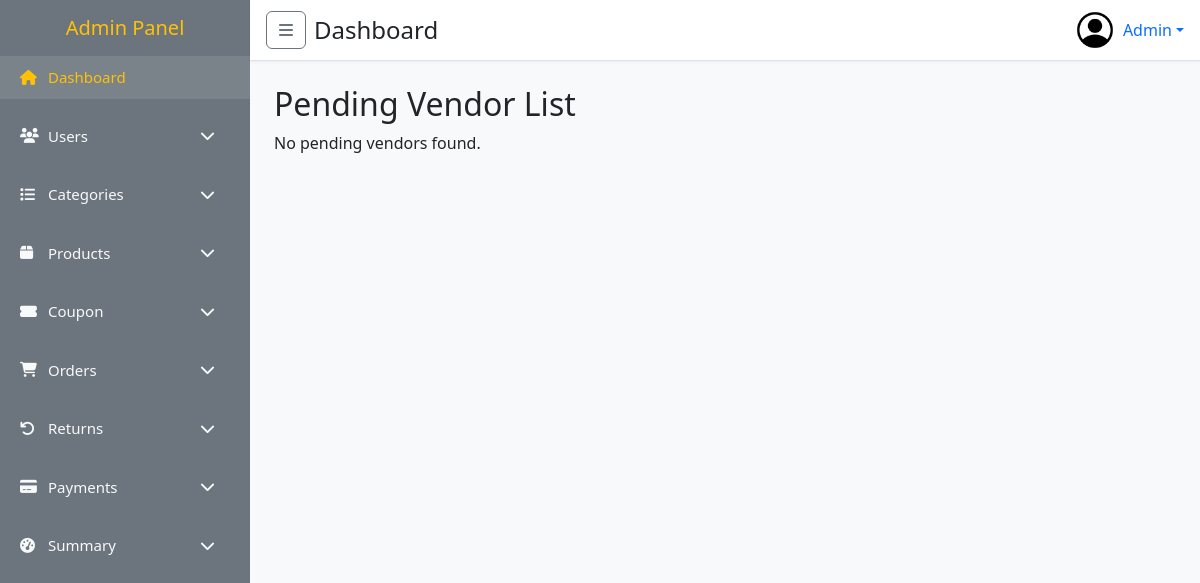
The app's page /admin/pending_vendor.php, older data.
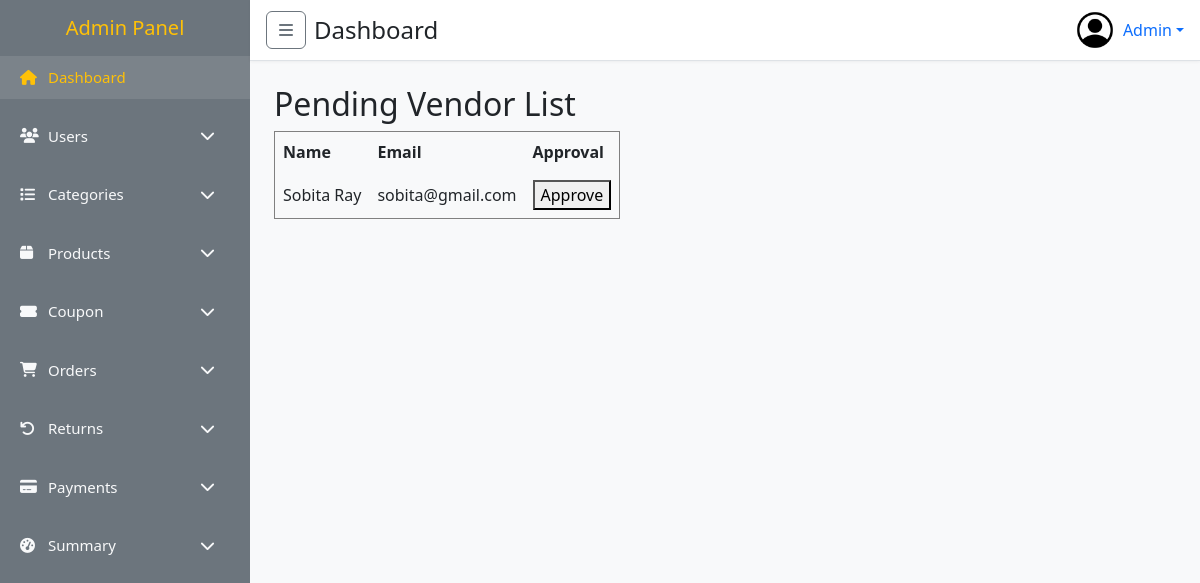
The same page, newer data.
### tables this page shows
CREATE TABLE `users` (
  `id` int(11) NOT NULL,
  `first_name` varchar(255) DEFAULT NULL,
  `last_name` varchar(255) DEFAULT NULL,
  `email` varchar(255) DEFAULT NULL,
  `password` varchar(255) DEFAULT NULL,
  `address` text DEFAULT NULL,
  `phone_number` varchar(255) DEFAULT NULL,
  `role_id` int(11) DEFAULT NULL,
  `is_approved` tinyint(1) DEFAULT 0,
  `created_at` datetime DEFAULT current_timestamp(),
  `updated_at` datetime DEFAULT current_timestamp(),
  `reset_token` varchar(255) DEFAULT NULL,
  `token_expire` datetime DEFAULT NULL
);

### admin/pending_vendor.php (the view, shortened to what this page needs)
<?php
require "inc/he.php";
require "inc/sidebar.php";
require "inc/nav.php";
?>
 <?php
 $sql = "SELECT id, first_name, last_name, email FROM users WHERE role_id = 3 AND is_approved = 0";
 $result = mysqli_query($con, $sql);
 ?>
<main class="p-4">
  <h2>Pending Vendor List</h2>
<?php if (mysqli_num_rows($result) > 0): ?>
    <table border="1" cellpadding="8">
        <tr>
            <th>Name</th>
            <th>Email</th>
            <th>Approval</th>
        </tr>
        <?php while ($row = mysqli_fetch_assoc($result)): ?>
        <tr>
            <td><?= htmlspecialchars($row['first_name'] . ' ' . $row['last_name']) ?></td>
            <td><?= htmlspecialchars($row['email']) ?></td>
            <td>
                <form action="approve_vendor.php" method="POST">
                    <button type="submit" name="approve">Approve</button>
                </form>
            </td>
        </tr>
        <?php endwhile; ?>
    </table>
<?php else: ?>
    <p>No pending vendors found.</p>
<?php endif; ?>
</main>
<?php
require "inc/footer.php";
?>

Row changes from the older to the newer data that the page shows:
added users: first_name+last_name "Sobita Ray", email "sobita@gmail.com"
Text that changed along with them:
text no longer shown: "No pending vendors found."
text now shown: "Name Email Approval"
